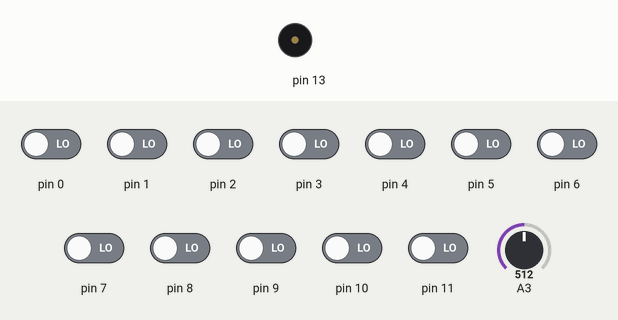
A sketch run on a simulated Arduino Uno, built with avr-gcc and run on an emulated ATmega328P. On the bench: buzzer (waves = sounding). Inputs (shaded band) come from the test bench; at power-on: pin 0–11 LOW, A3 = 512.

Above: at 1.2 s.
1.3 s: pin 0 driven HIGH
At 2.1 s:
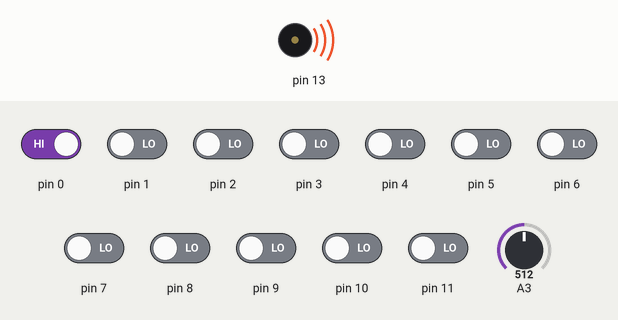
Timing chart, 0 to 4.3 s (numbered marks = the images above; inputs shaded):
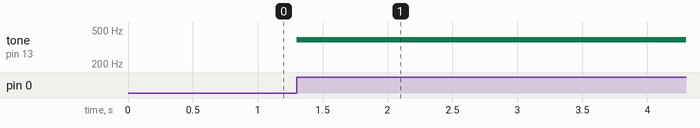

Measured:
- after the input at 1.3 s, tone on pin 13: silent → 384 Hz at once

The sketch:

piano.ino
```cpp
int octave = 1; //deklarerar en variabel för att hålla oktavvärdet


void setup() {
  for (int i = 1 ; i < 13 ; i++) { //for-loop som konfigurerar pin nr. 1 till nr. 12 som inputs
    pinMode(i, INPUT);
  }

}

void loop() {

  int potval = analogRead(A3); // läser av potentiometerns värde och gör d
  octave = map(potval, 0, 1023, 1, 5);

  for (int i = 0; i < 12 ; i++) {
    int frequency = 256 * pow(2, (i / 12.0)) / 2 * octave;
    if (digitalRead(i)) {
      tone(13, frequency);
    }
  }
}
```
